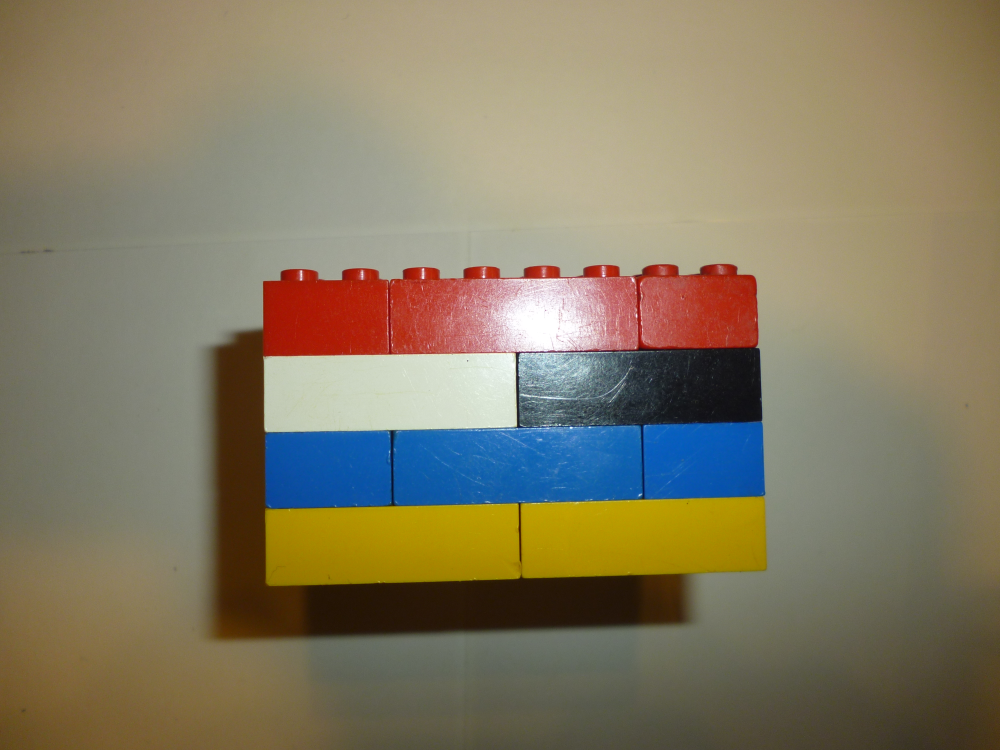
#> input picture Resize/Resize/0.JPG, 4000 x 3000 px (shown at 1/4 size); its folder holds 4 pictures in this run
$ python Resize.py   (older library calls are emulated)
#> lines starting #> are read from the running program, lines starting #| are printed output that depends on the picture
from PIL import Image

basewidth = 1000
filename = '.JPG'
filename_new = '.jpg'

for i in range(11):
    img = Image.open(str(i)+filename)
#> img is the input picture: PIL image 4000x3000 RGB; mean R, G, B 132.3, 123, 98.9
    wpercent = (basewidth/float(img.size[0]))
#> wpercent = 0.25
    hsize = int((float(img.size[1])*float(wpercent)))
#> hsize = 750
    img = img.resize((basewidth,hsize), Image.ANTIALIAS)
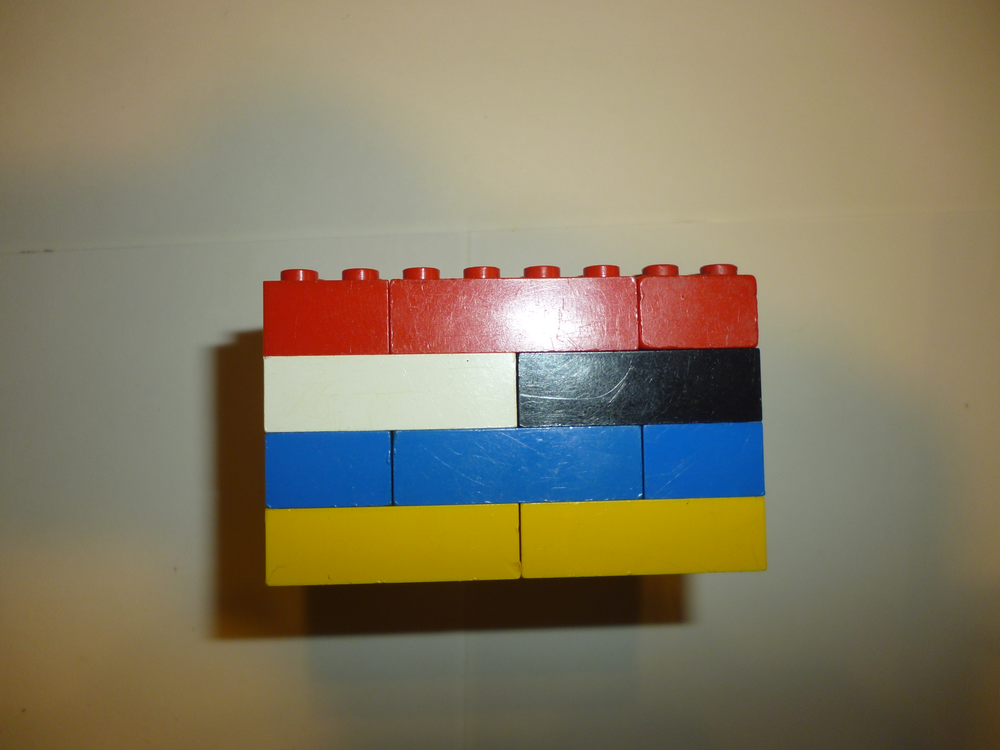
#> img: PIL image 1000x750 RGB; mean R, G, B 132.3, 123, 98.9
    img.save('kocka_rescale'+str(i)+filename_new)
#> pass 2 of the loop `for i in range(11):`:
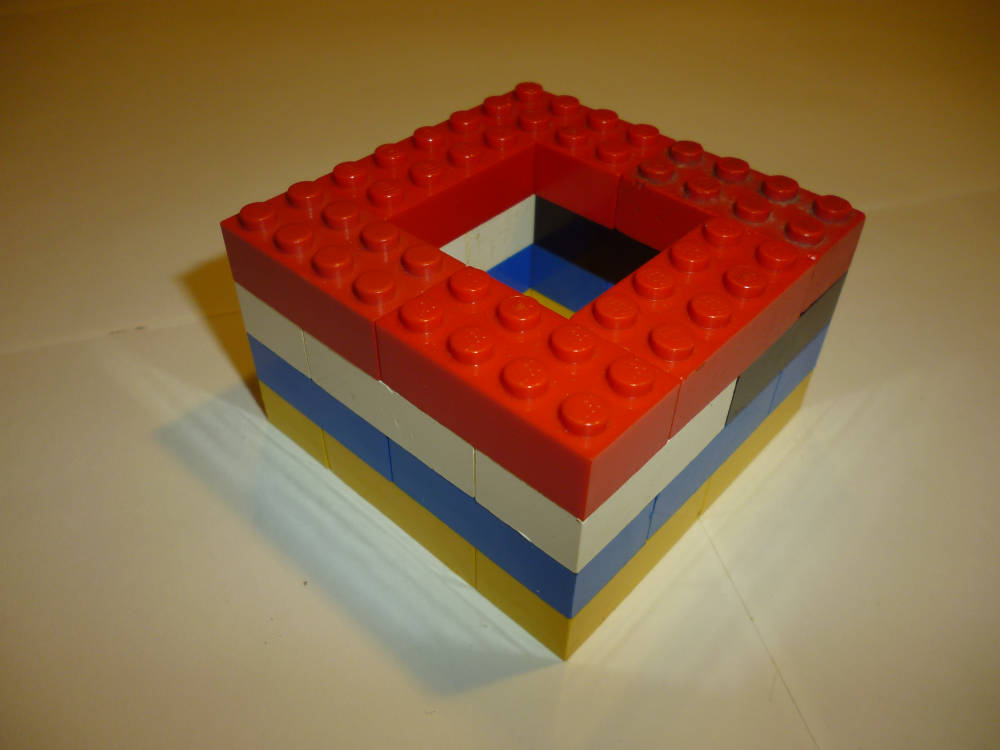
#> input picture Resize/Resize/1.JPG, 4000 x 3000 px (shown at 1/4 size)
#> img is the input picture: PIL image 4000x3000 RGB; mean R, G, B 142.1, 104.5, 69.4
#> `img = img.resize((basewidth,hsize), Image.ANTIALIAS)`:
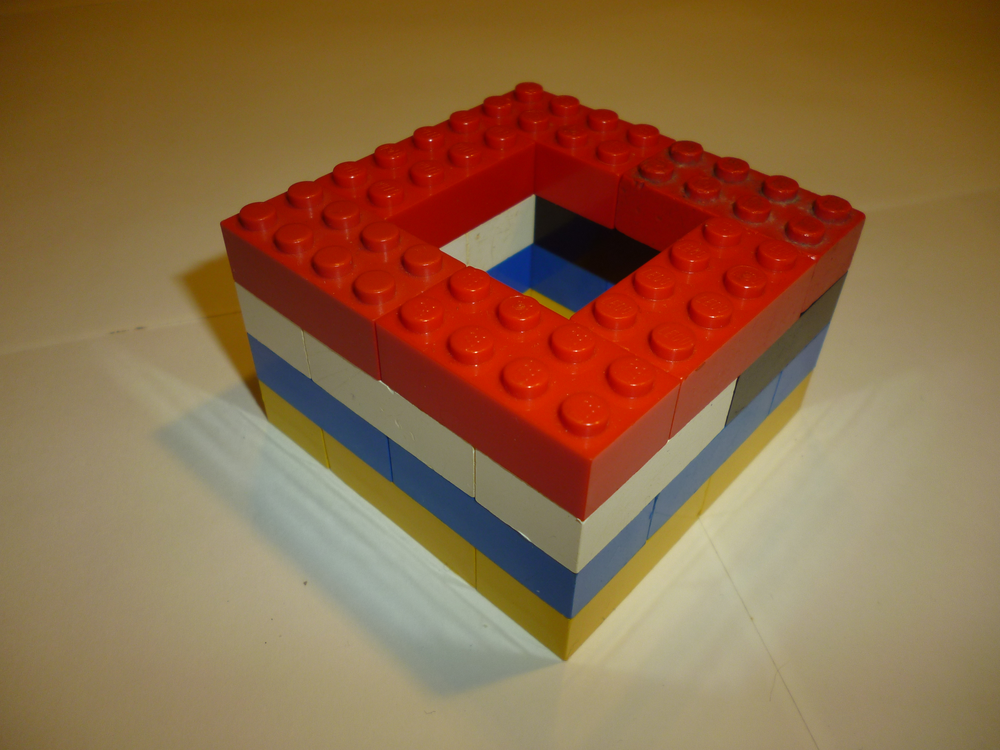
#> img: PIL image 1000x750 RGB; mean R, G, B 142.1, 104.5, 69.4
#> pass 3 of the loop `for i in range(11):`:
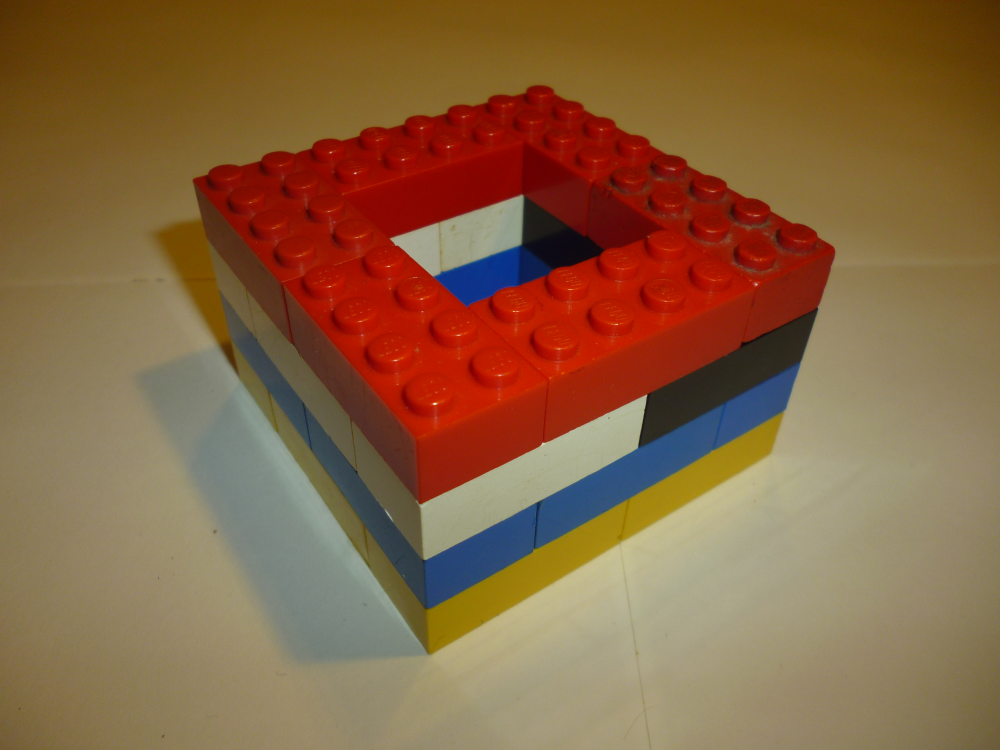
#> input picture Resize/Resize/2.JPG, 4000 x 3000 px (shown at 1/4 size)
#> img is the input picture: PIL image 4000x3000 RGB; mean R, G, B 135.9, 99.7, 65.5
#> `img = img.resize((basewidth,hsize), Image.ANTIALIAS)`:
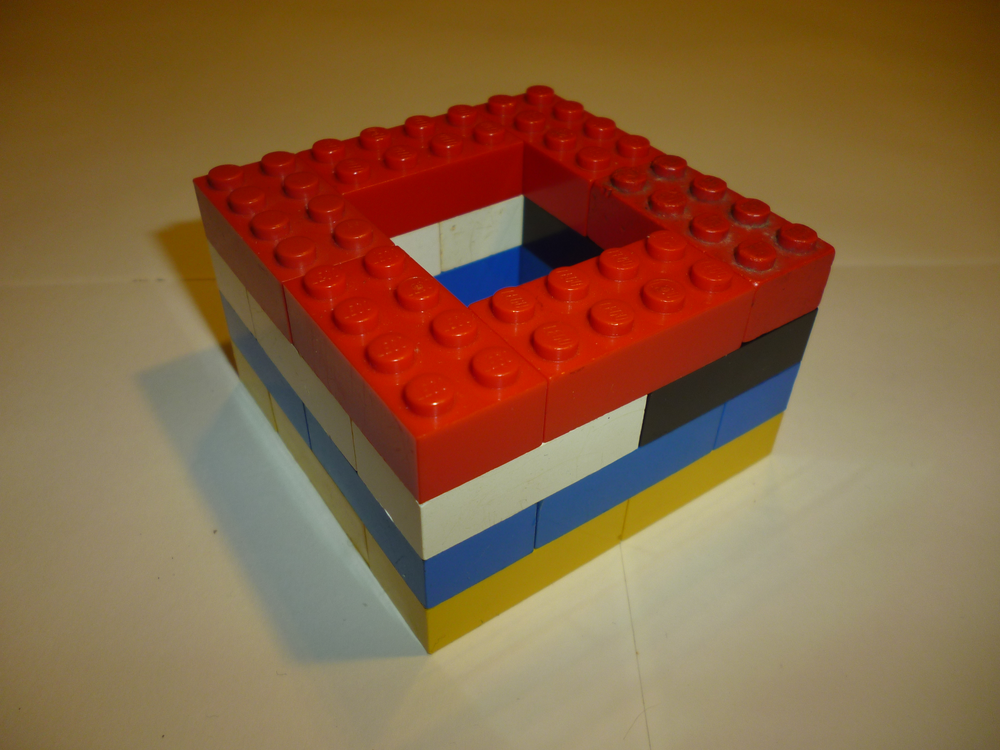
#> img: PIL image 1000x750 RGB; mean R, G, B 135.9, 99.7, 65.5
#> (the run stopped early here; a loop or call above may not have finished)
